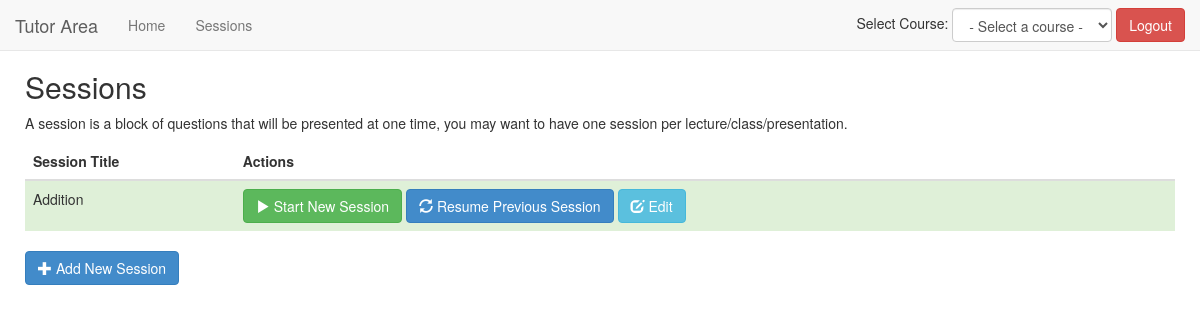
Page /tutor/sessions/ (signed in) on the earlier database version.
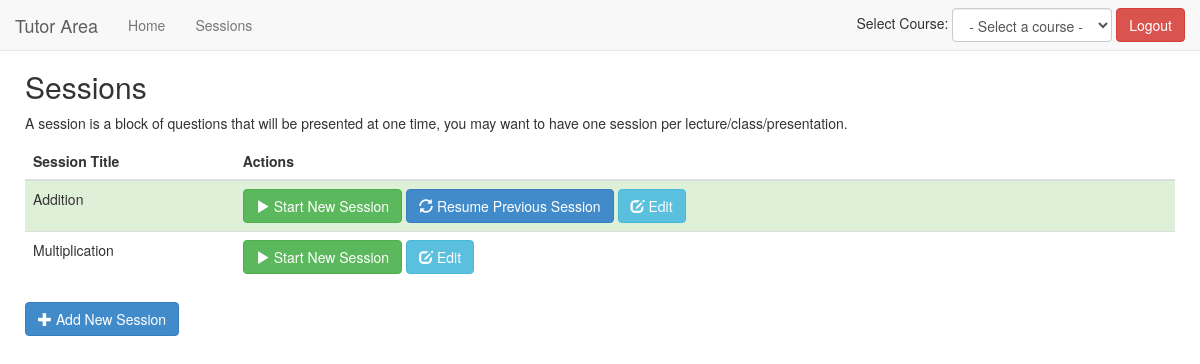
Same page on the later database version.
### main/models.py (models this page shows, shortened)
class Session(models.Model):
    course = models.ForeignKey(Course)
    title = models.CharField(max_length=255)
    url_code = models.CharField(max_length=5, default='')
    running = models.BooleanField(default=False)

### main/decorators.py (the view)
    def _wrapped_view_func(request, *args, **kwargs):
        if 'course_id' in request.session:
            return view_func(request, *args, **kwargs)
        else:
            return HttpResponseRedirect('/tutor/')

### tutor/context_processors.py (called while the page is built)
def course_assignments_processor(request):
    if request.user:
        course_assignments = Tutor_assignment.objects.filter(user=request.user.id) # Get all course assignments
    else:
        course_assignments = []
    return {'course_assignments': course_assignments}

### tutor/views.py (called while the page is built)
@login_required
@tutor_course_is_selected
def sessions(request):
    data = {}
    data['sessions'] = Session.objects.filter(course_id=request.session['course_id'])
    return render_to_response('sessions.html', data, context_instance=RequestContext(request))

### tutor/templates/sessions.html
{% extends "tutor_base.html" %}
{% block content %}
    <h2>Sessions</h2>
    <p>A session is a block of questions that will be presented at one time, you may want to have one session per lecture/class/presentation.</p>
    <table class="table">
        <thead>
            <tr>
                <th>Session Title</th>
                <th>Actions</th>
            </tr>
        </thead>
        <tbody>
            {% for session in sessions %}
                <tr {% if session.running %}class="success"{% endif %}>
                    <td>{{ session.title }}</td>
                    <td>
                        <a href="/tutor/sessions/run/{{ session.pk }}/" class="btn btn-success"><span class="glyphicon glyphicon-play"></span> Start New Session</a>
                        {% if session.running %}
                            <a href="/tutor/sessions/run/{{ session.pk }}/?resume=true" class="btn btn-primary"><span class="glyphicon glyphicon-refresh"></span> Resume Previous Session</a>
                        {% endif %}
                        <a href="/tutor/sessions/{{ session.pk }}/" class="btn btn-info"><span class="glyphicon glyphicon-edit"></span> Edit</a>
                    </td>
                </tr>
            {% endfor %}
        </tbody>
    </table>
    <a href="/tutor/sessions/new/" class="btn btn-primary"><span class="glyphicon glyphicon-plus"></span> Add New Session</a>
{% endblock %}

### tutor/templates/tutor_base.html (shortened to what this page needs)
{% extends "base.html" %}
{% load staticfiles %}
{% block body %}
    <nav class="navbar navbar-default navbar-fixed-top" role="navigation">
        <div class="container-fluid">
            <div class="navbar-header">
                <span class="navbar-brand">Tutor Area</span>
            </div>
            <div class="collapse navbar-collapse" id="bs-example-navbar-collapse-1">
                <ul class="nav navbar-nav">
                    <li><a href="/tutor/">Home</a></li>
                    {% if request.session.course_id %}
                        <li><a href="/tutor/sessions/">Sessions</a></li>
                    {% endif %}
                </ul>
                <form class="navbar-form navbar-right" method="POST" action="/tutor/select_course/" id="course-selection-form">
                    <div class="form-group">
                        Select Course: <select id="course-selection" name="course" class="form-control">
                            <option>- Select a course -</option>
                        </select>
                    </div>
                    <a href="/login/logout/" class="btn btn-danger">Logout</a>
                </form>
            </div>
        </div>
    </nav>
    <div id="content-container">
        {% block content %}{% endblock %}
    </div>
{% endblock %}

### templates/base.html (shortened to what this page needs)
{% load staticfiles %}
<!DOCTYPE html>
<html lang="en">
	<head>
	    <link href="{% static 'css/bootstrap.min.css' %}" rel="stylesheet">
	    <link href="{% static 'css/style.css' %}" rel="stylesheet">
  </head>
  <body>
  	{% block body %}{% endblock %}
  </body>
</html>

### static/css/style.css (style rules this page uses)
#content-container { margin-top: 70px; margin-left: 25px; margin-right: 25px; }

Differences in the rows shown:
added Session: title "Multiplication"
